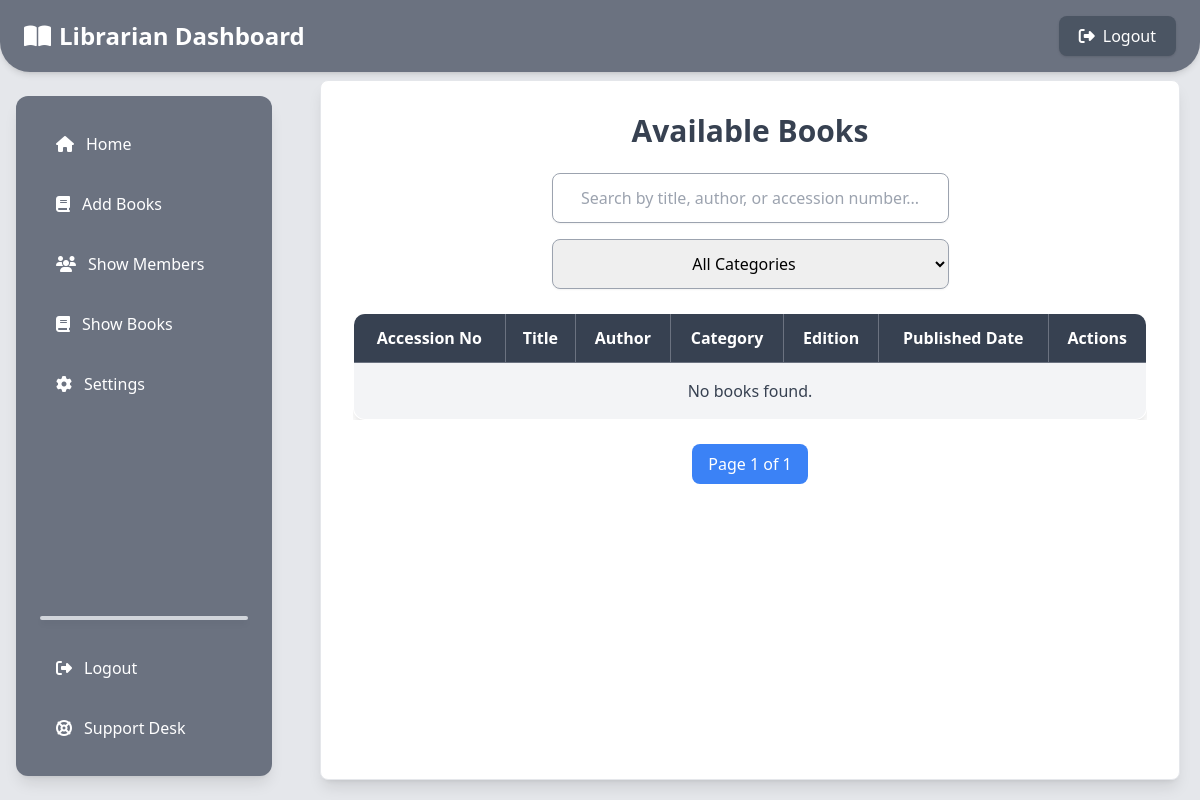
Page /librarian/show_books/ on the earlier database version.
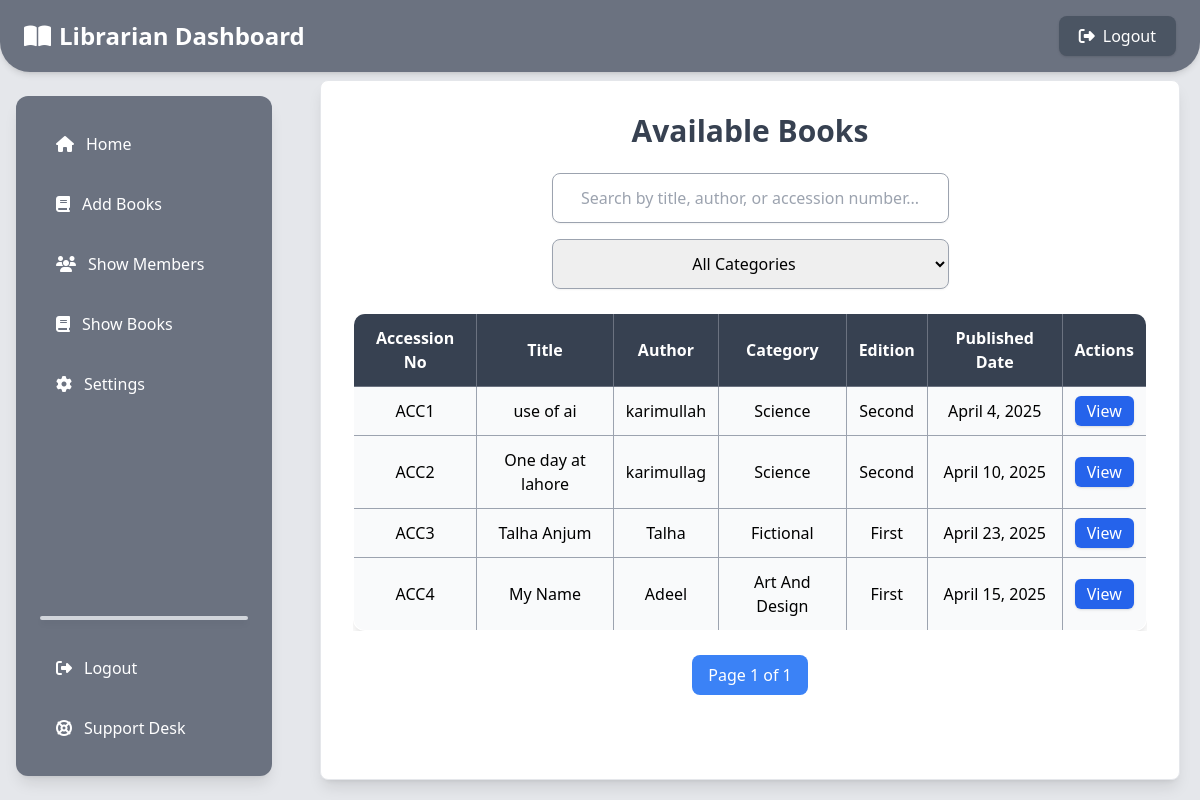
Same page on the later database version.
### librarian_app/models.py (models this page shows, shortened)
class Book(models.Model):
    accession_number = models.CharField(max_length=50, unique=True)  # Unique book identifier
    title = models.CharField(max_length=255)
    category = models.CharField(max_length=255)
    author = models.CharField(max_length=255)
    publish_date = models.DateField()
    edition = models.CharField(max_length=50)
    pdf_file = models.FileField(upload_to='books_pdfs/')  # Stored inside MEDIA_ROOT/books_pdfs/
    uploaded_at = models.DateTimeField(auto_now_add=True)

### librarian_app/views.py (the view, shortened to what this page needs)
# urls.py: path('show_books/', show_books, name='show_books'),
def show_books(request):
    search_query = request.GET.get('search', '')
    selected_category = request.GET.get('category', '')
    books = Book.objects.all()
    if selected_category:
        books = books.filter(category=selected_category)
    paginator = Paginator(books, 10)  # 10 books per page
    page_number = request.GET.get('page', 1)
    page_obj = paginator.get_page(page_number)
    categories = Book.objects.values_list('category', flat=True).distinct()
    return render(request, 'librarian_app/show_books.html', {
        'books': page_obj,
        'categories': categories,
        'search_query': search_query,
        'selected_category': selected_category,
    })

### librarian_app/templates/librarian_app/show_books.html (shortened to what this page needs)
{% extends 'librarian_app/base.html' %}
{% block content %}
{% load static %}
<div class="fixed top-20 left-80 right-5 bottom-5 overflow-y-auto bg-white p-8 rounded-lg shadow-lg border border-gray-200">
    <h2 class="text-3xl font-bold text-gray-700 mb-6 text-center">Available Books</h2>
    <div class="flex flex-col items-center space-y-4 mb-6 w-full">
        <input type="text" id="searchInput" placeholder="Search by title, author, or accession number..."
            class="p-3 border border-gray-400 rounded-lg shadow-sm w-full md:w-1/2 text-center"
            value="{{ search_query }}" />
        <select id="categoryFilter"
            class="p-3 border border-gray-400 rounded-lg shadow-sm w-full md:w-1/2 text-center">
            <option value="">All Categories</option>
        </select>
    </div>
    <div class="overflow-x-auto">
        <table class="w-full border-collapse border border-gray-400 shadow-lg rounded-xl overflow-hidden">
            <thead>
                <tr class="bg-gray-700 text-white">
                    <th class="p-3 border border-gray-500">Accession No</th>
                    <th class="p-3 border border-gray-500">Title</th>
                    <th class="p-3 border border-gray-500">Author</th>
                    <th class="p-3 border border-gray-500">Category</th>
                    <th class="p-3 border border-gray-500">Edition</th>
                    <th class="p-3 border border-gray-500">Published Date</th>
                    <th class="p-3 border border-gray-500">Actions</th>
                </tr>
            </thead>
            <tbody id="bookTable">
                {% for book in books %}
                <tr class="text-center bg-gray-50 hover:bg-gray-200 transition duration-200">
                    <td class="p-3 border border-gray-400">{{ book.accession_number }}</td>
                    <td class="p-3 border border-gray-400">{{ book.title }}</td>
                    <td class="p-3 border border-gray-400">{{ book.author }}</td>
                    <td class="p-3 border border-gray-400">{{ book.category }}</td>
                    <td class="p-3 border border-gray-400">{{ book.edition }}</td>
                    <td class="p-3 border border-gray-400">{{ book.publish_date }}</td>
                    <td class="p-3 border border-gray-400">
                        <a href="{{ book.pdf_file.url }}" target="_blank" class="bg-blue-600 text-white px-3 py-1 rounded-md hover:bg-blue-700 shadow">
                            View
                        </a>
                    </td>
                </tr>
                {% empty %}
                <tr>
                    <td colspan="7" class="text-center p-4 bg-gray-100 text-gray-700">No books found.</td>
                </tr>
                {% endfor %}
            </tbody>
        </table>
    </div>
    <div class="flex justify-center space-x-2 mt-6" id="pagination">
        <span id="pageInfo" class="px-4 py-2 bg-blue-500 text-white rounded-lg">Page {{ books.number }} of {{ books.paginator.num_pages }}</span>
    </div>
</div>
{% endblock %}

### librarian_app/templates/librarian_app/base.html (shortened to what this page needs)
{% load static %}
<!DOCTYPE html>
<html lang="en">
<head>
    <script src="https://cdn.tailwindcss.com"></script>
    <link rel="stylesheet" href="https://cdnjs.cloudflare.com/ajax/libs/font-awesome/6.4.2/css/all.min.css">
</head>
<body class="bg-gray-200">
    <header class="bg-gray-500 text-white py-4 px-6 shadow-md fixed top-0 left-0 w-full z-50 flex justify-between items-center rounded-b-[30px]">
        <div class="flex items-center">
            <h1 class="text-2xl font-semibold"><i class="fa-solid fa-book-open mr-2"></i>Librarian Dashboard</h1>
        </div>
        <a href="/auth/logout" class="bg-gray-600 px-5 py-2 rounded-lg shadow hover:bg-gray-700 transition flex items-center">
            <i class="fa-solid fa-sign-out-alt mr-2"></i> Logout
        </a>
    </header>
    <div class="flex mt-20">
        <aside class="bg-gray-500 text-white shadow-lg h-[85vh] w-64 p-6 rounded-xl flex flex-col justify-between fixed left-4 top-24 z-40">
            <div>
                <ul class="space-y-3">
                    <li>
                        <a href="/dashboard" class="flex items-center px-4 py-3 rounded-lg hover:bg-gray-700 transition">
                            <i class="fa-solid fa-house text-white"></i>
                            <span class="ml-3">Home</span>
                        </a>
                    </li>
                    <li>
                        <a href="{% url 'librarian_app:add_book' %}" class="flex items-center px-4 py-3 rounded-lg hover:bg-gray-700 transition">
                            <i class="fa-solid fa-book text-white"></i>
                            <span class="ml-3">Add Books</span>
                        </a>
                    </li>
                    <li>
                        <a href="{% url 'librarian_app:show_members'%}"  class="flex items-center px-4 py-3 rounded-lg hover:bg-gray-700 transition">
                            <i class="fa-solid fa-users text-white"></i>
                            <span class="ml-3">Show Members</span>
                        </a>
                    </li>
                    <li>
                        <a href="{% url 'librarian_app:show_books'%}"  class="flex items-center px-4 py-3 rounded-lg hover:bg-gray-700 transition">
                            <i class="fa-solid fa-book text-white"></i>
                            <span class="ml-3">Show Books</span>
                        </a>
                    </li>
                    <li>
                        <a href="{% url 'librarian_app:setting'%}" class="flex items-center px-4 py-3 rounded-lg hover:bg-gray-700 transition">
                            <i class="fa-solid fa-cog text-white"></i>
                            <span class="ml-3">Settings</span>
                        </a>
                    </li>
                </ul>
            </div>
            <div class="space-y-3">
                <ul class="space-y-3">
                    <hr class="h-1 bg-gray-300 rounded-full shadow-md border-none my-6">
                    <li>
                        <a  href="{% url 'librarian_app:logout'%}"  class="flex items-center px-4 py-3 rounded-lg hover:bg-gray-700 transition">
                            <i class="fa-solid fa-sign-out-alt text-white"></i>
                            <span class="ml-3">Logout</span>
                        </a>
                    </li>
                    <li>
                        <a href="{% url 'librarian_app:support_desk'%}"   class="flex items-center px-4 py-3 rounded-lg hover:bg-gray-700 transition">
                            <i class="fa-solid fa-life-ring text-white"></i>
                            <span class="ml-3">Support Desk</span>
                        </a>
                    </li>
                </ul>
            </div>
        </aside>
        <main class="ml-80 p-8 w-[calc(100%-320px)] h-[calc(100vh-4rem)] overflow-auto fixed right-0 top-16">
            <div class="bg-white p-8 rounded-xl shadow-md">
                {% block content %}{% endblock %}
            </div>
        </main>
    </div>
</body>
</html>

Differences in the rows shown:
added Book: accession_number "ACC1", title "use of ai", author "karimullah", category "Science", edition "Second", publish_date "April 4, 2025"
added Book: accession_number "ACC2", title "One day at lahore", author "karimullag", category "Science", edition "Second", publish_date "April 10, 2025"
added Book: accession_number "ACC3", title "Talha Anjum", author "Talha", category "Fictional", edition "First", publish_date "April 23, 2025"
added Book: accession_number "ACC4", title "My Name", author "Adeel", category "Art And Design", edition "First", publish_date "April 15, 2025"
Other differences:
text no longer shown: "No books found."
